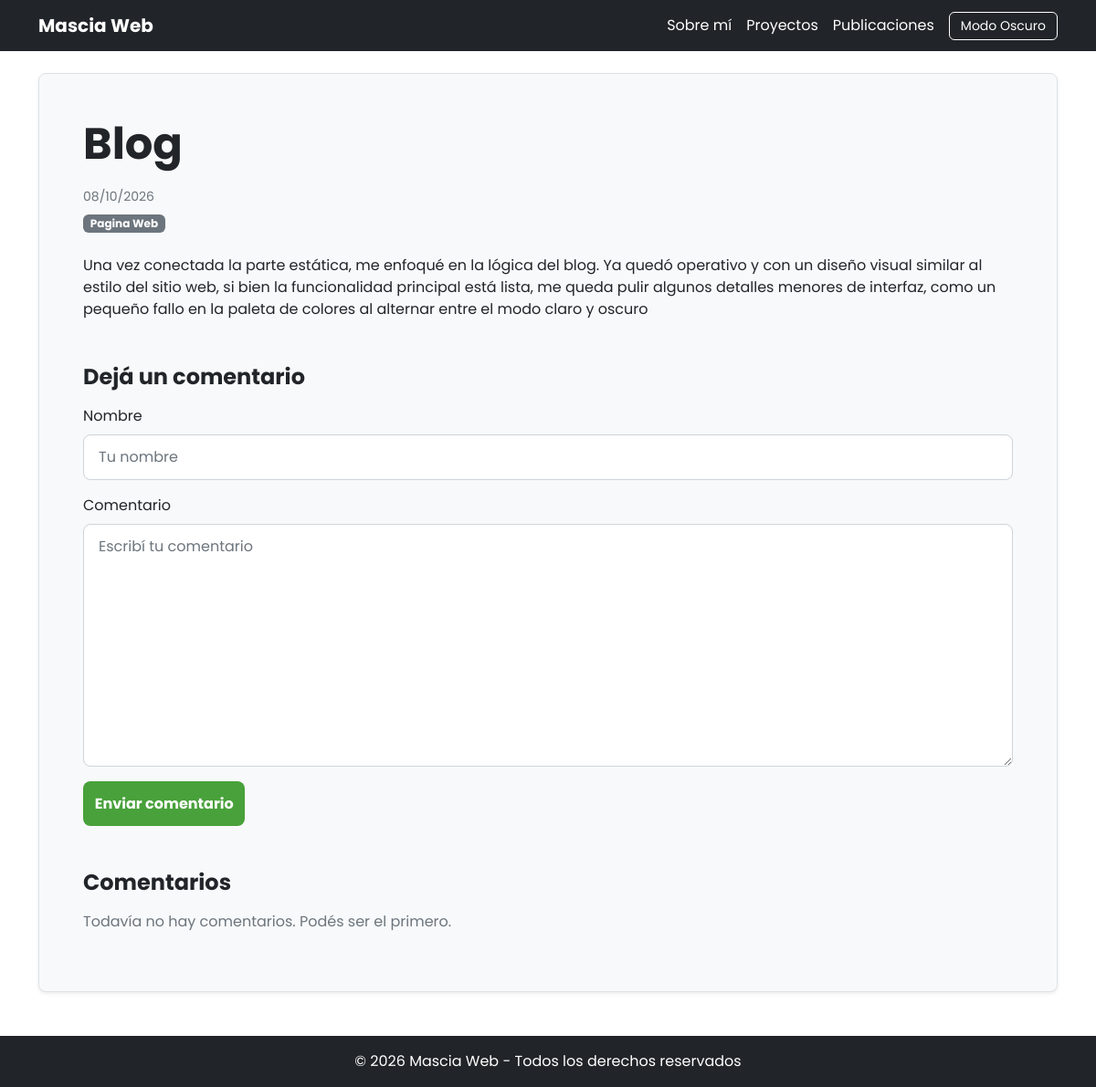
The page /blog/post/6/ on the database as committed earlier.
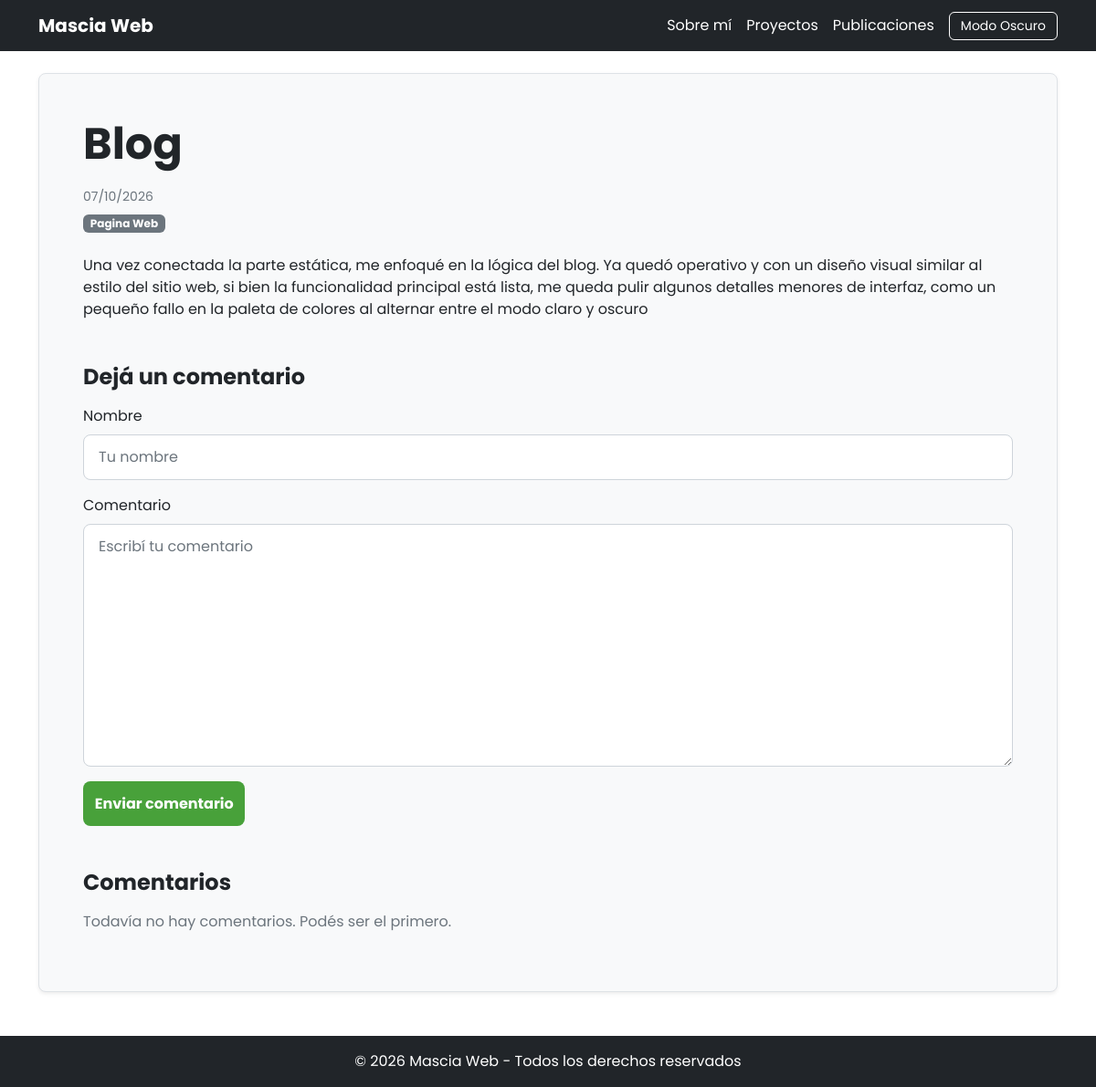
The same page on the database as committed later.
### blog/models.py (models this page shows, shortened)
class Post(models.Model):
    title = models.CharField(max_length=255)
    body = models.TextField()
    image = models.ImageField(upload_to="blog_images/", blank=True)
    created_on = models.DateTimeField(default=timezone.now)
    last_modified = models.DateTimeField(auto_now=True)
    categories = models.ManyToManyField("Category", related_name="posts")

### blog/views.py (the view, shortened to what this page needs)
# urls.py: path("post/<int:pk>/", views.blog_detail, name="blog_detail"),
def blog_detail(request, pk):
    post = Post.objects.get(pk=pk)
    form = CommentForm()
    comments = Comment.objects.filter(post=post)
    context = {
        "post": post,
        "comments": comments,
        "form": CommentForm(),
    }
    return render(request, "blog/detail.html", context)

### blog/forms.py
class CommentForm(forms.Form):
    author = forms.CharField(
        max_length=60,
        widget=forms.TextInput(
            attrs={"class": "form-control custom-input", "placeholder": "Tu nombre"}
        ),
    )
    body = forms.CharField(
        widget=forms.Textarea(
            attrs={"class": "form-control custom-input", "placeholder": "Escribí tu comentario"}
        )
    )

### blog/templates/blog/detail.html (shortened to what this page needs)
{% extends "base.html" %}
{% block page_title %}
    <h1 class="display-5 fw-bold mb-3">{{ post.title }}</h1>
{% endblock page_title %}
{% block page_content %}
    <div class="mb-4">
        <small class="text-muted">{{ post.created_on|date:"d/m/Y" }}</small>
        <div class="d-flex flex-wrap gap-2 mt-2">
        {% for category in post.categories.all %}
            <a class="badge text-bg-secondary text-decoration-none" href="{% url 'blog_category' category.name %}">{{ category.name }}</a>
        {% endfor %}
        </div>
    </div>
    <div class="post-content mb-5">{{ post.body|linebreaks }}</div>
    <h2 class="h4 fw-bold mb-3">Dejá un comentario</h2>
    <form method="post" class="mb-5">
        <div class="mb-3">
            <label for="id_author" class="form-label">Nombre</label>
            {{ form.author }}
        </div>
        <div class="mb-3">
            <label for="id_body" class="form-label">Comentario</label>
            {{ form.body }}
        </div>
        <button type="submit" class="btn btn-submit fw-bold">Enviar comentario</button>
    </form>
    <h2 class="h4 fw-bold mb-3">Comentarios</h2>
    {% for comment in comments %}
        <article class="comment-card p-3 mb-3 border rounded">
            <p class="mb-2"><strong>{{ comment.author }}</strong> <small class="text-muted">· {{ comment.created_on|date:"d/m/Y H:i" }}</small></p>
            <div class="mb-0">{{ comment.body|linebreaks }}</div>
        </article>
    {% empty %}
        <p class="text-muted">Todavía no hay comentarios. Podés ser el primero.</p>
    {% endfor %}
{% endblock page_content %}

Rows that differ between the two databases and show on the page:
changed Post "Blog": created_on "08/10/2026" → "07/10/2026"
